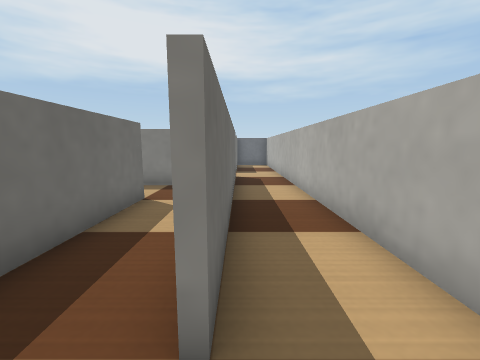
view 1 (above)

20 first-person views from a walk through a robot-simulator world made for Webots. The camera is 0.07 m above the floor, tilts 8° down and sees 90° across. The floor is counted in squares, 0.05 m on a side. Each view is taken from the middle of a square. On the plan, view 1 faces up. The plan holds only what a view shows up to about 12 squares ahead; the rest is blank. The place goes on beyond the plan. Robots are left out. Webots' stock objects and surfaces are drawn as simple stand-ins.

view 2
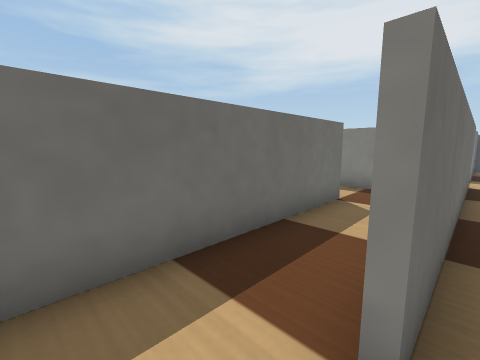

view 3
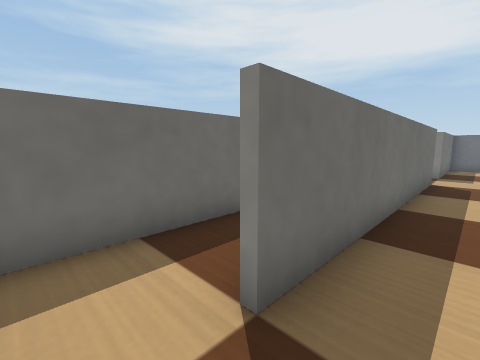

view 4
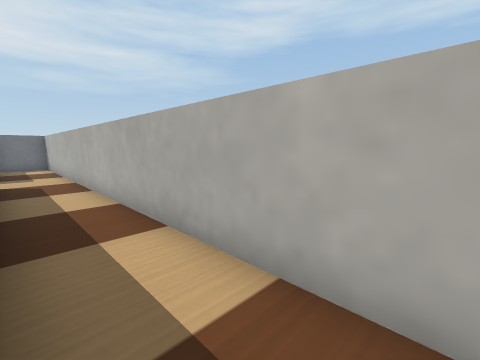

view 5
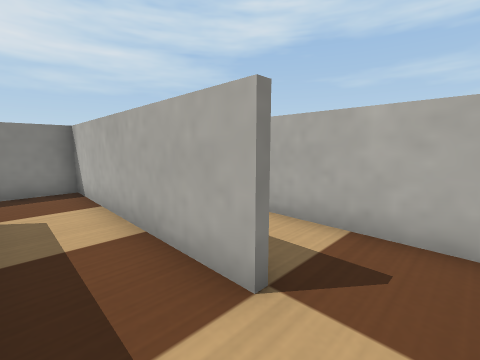

view 6
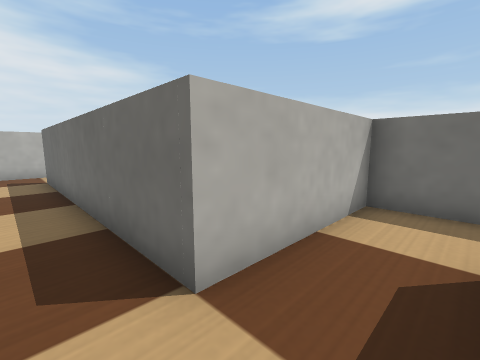

view 7
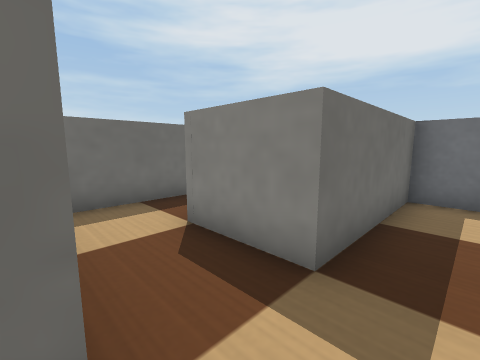

view 8
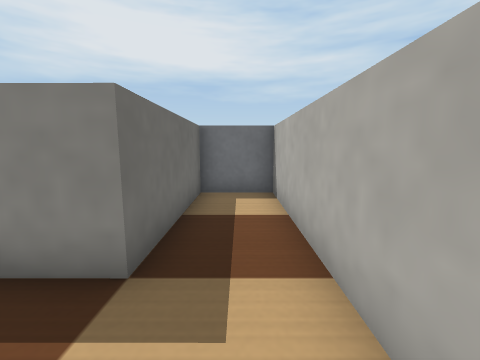

view 9
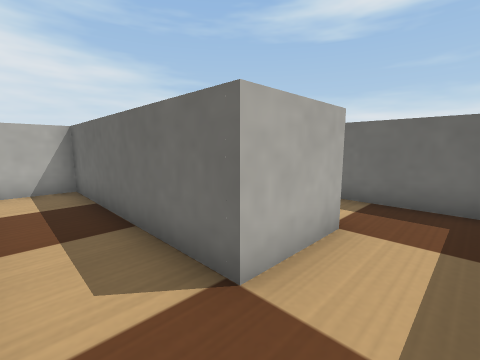

view 10
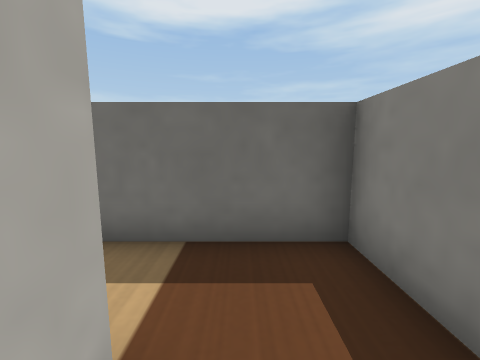

view 11
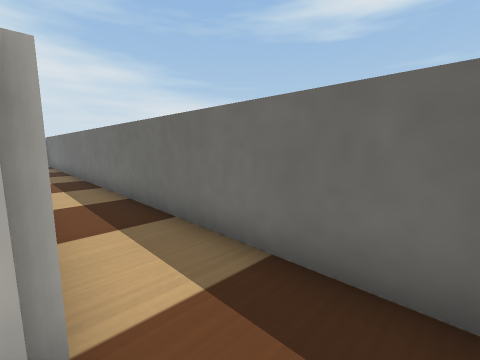

view 12
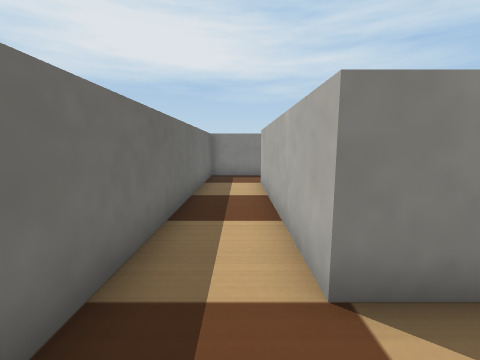

view 13
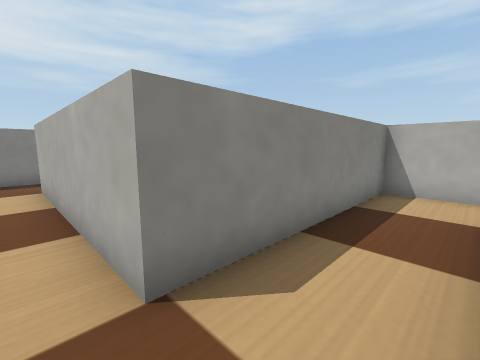

view 14
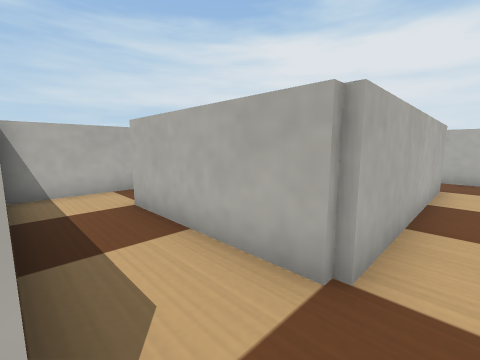

view 15
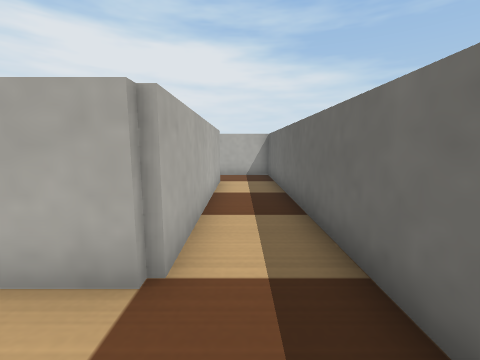

view 16
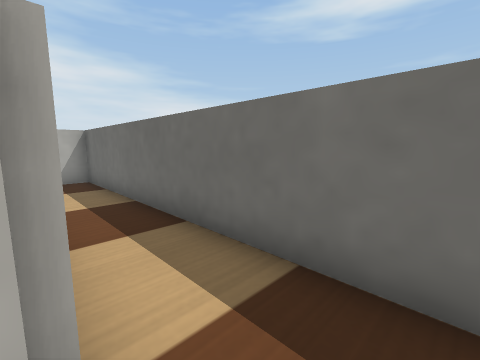

view 17
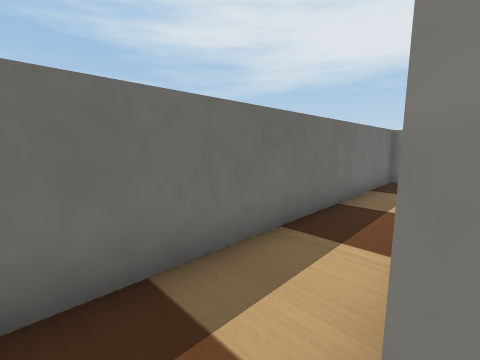

view 18
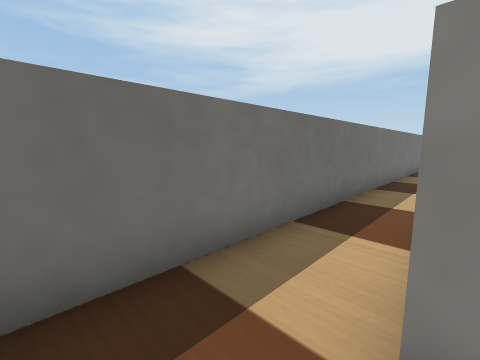

view 19
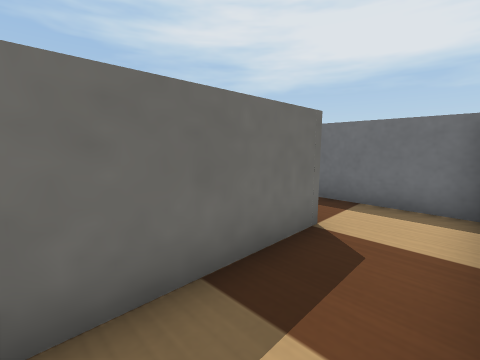

view 20
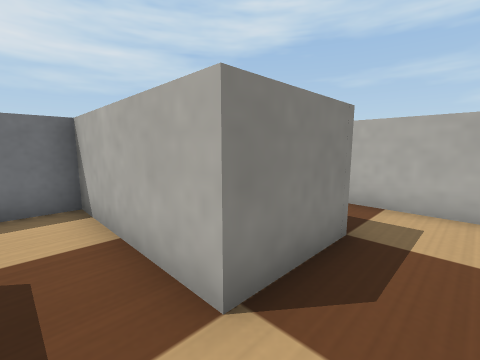

### Floor plan
Points are (right, up) in squares from view 1. A wall is a line through its corners. A room is listed if a view was taken in it or the views show most of it. See-through windows are left out.
Room 1 (views 1, 2, 3, 4, 5, 6, 7, 8, 9)
walls: (-2.6, 6.4) (-2.6, -0.8) (1.1, -0.8); (-2.6, 11.2) (-0.2, 11.2) (-0.2, 1.4); (-0.4, 1.4) (-0.4, 8.6) (-2.4, 8.6); (2, -0.1) (2, 18.2) (-0.2, 18.2) (-0.2, 13.4) (-2.8, 13.4)
ways out: opening at (-3, 9.5) to room 2
Room 2 (views 10, 11, 12, 13, 14, 15, 16, 17, 18, 19, 20)
walls: (-5.2, -10.6) (-5.2, -3.2) (-0.1, -3.2); (-2.4, 8.6) (-7.4, 8.6) (-7.4, -12.8) (-5, -12.8); (2, -4.1) (2, -1) (-5.2, -1) (-5.2, 6.4) (-2.6, 6.4); (-2.8, 13.4) (-2.8, 18.2) (-6.1, 18.2); (-5, 16.1) (-5, 11.2) (-2.6, 11.2)
ways out: opening at (-3, 9.5) to room 1

Positions as (right, up) in squares from view 1, and headings:
1: (0, 0), facing up
2: (0, 0), facing up-left
3: (1, 0), facing up-left
4: (0, 0), facing up-right
5: (-2, 0), facing up-right
6: (1, 13), facing down-left
7: (1, 11), facing up-left
8: (1, 11), facing up
9: (-1, 8), facing down-left
10: (-4, 7), facing left
11: (-5, 8), facing down-left
12: (-6, -3), facing up
13: (-6, -3), facing up-right
14: (-6, -1), facing down-right
15: (-6, -1), facing down
16: (-5, -2), facing down-left
17: (-5, -2), facing up-left
18: (-5, -12), facing up-left
19: (-3, 12), facing up-left
20: (-4, 12), facing up-right
